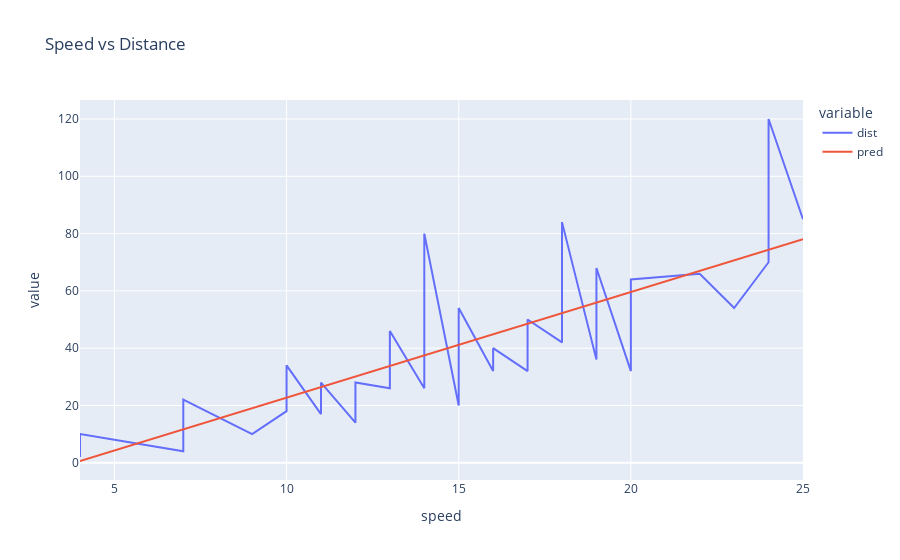

Source (notebook cell):
### Code cell
px.line(df, x='speed', 
        y=['dist','pred'], 
        title='Speed vs Distance',
        labels={'dist':'Distance', 'pred':'Predicted Distance'},)

### Figure 1 — Plotly figure (JSON) as saved in the notebook; plotly's stock layout.template omitted (floating-point values rounded to 4 significant figures)
{"data": [{"hovertemplate": "variable=dist<br>speed=%{x}<br>value=%{y}<extra></extra>", "legendgroup": "dist", "line": {"color": "#636efa", "dash": "solid"}, "marker": {"symbol": "circle"}, "mode": "lines", "name": "dist", "orientation": "v", "showlegend": true, "type": "scatter", "x": [4, 4, 7, 7, 8, 9, 10, 10, 10, 11, 11, 12, 12, 12, 12, 13, 13, 13, 13, 14, 14, 14, 14, 15, 15, 15, 16, 16, 17, 17, 17, 18, 18, 18, 18, 19, 19, 19, 20, 20, 20, 20, 20, 22, 23, 24, 24, 24, 24, 25], "xaxis": "x", "y": [2, 10, 4, 22, 16, 10, 18, 26, 34, 17, 28, 14, 20, 24, 28, 26, 34, 34, 46, 26, 36, 60, 80, 20, 26, 54, 32, 40, 32, 40, 50, 42, 56, 76, 84, 36, 46, 68, 32, 48, 52, 56, 64, 66, 54, 70, 92, 93, 120, 85], "yaxis": "y"}, {"hovertemplate": "variable=pred<br>speed=%{x}<br>value=%{y}<extra></extra>", "legendgroup": "pred", "line": {"color": "#EF553B", "dash": "solid"}, "marker": {"symbol": "circle"}, "mode": "lines", "name": "pred", "orientation": "v", "showlegend": true, "type": "scatter", "x": [4, 4, 7, 7, 8, 9, 10, 10, 10, 11, 11, 12, 12, 12, 12, 13, 13, 13, 13, 14, 14, 14, 14, 15, 15, 15, 16, 16, 17, 17, 17, 18, 18, 18, 18, 19, 19, 19, 20, 20, 20, 20, 20, 22, 23, 24, 24, 24, 24, 25], "xaxis": "x", "y": [0.6089, 0.6089, 11.67, 11.67, 15.35, 19.04, 22.72, 22.72, 22.72, 26.41, 26.41, 30.09, 30.09, 30.09, 30.09, 33.78, 33.78, 33.78, 33.78, 37.47, 37.47, 37.47, 37.47, 41.15, 41.15, 41.15, 44.84, 44.84, 48.52, 48.52, 48.52, 52.21, 52.21, 52.21, 52.21, 55.89, 55.89, 55.89, 59.58, 59.58, 59.58, 59.58, 59.58, 66.95, 70.64, 74.32, 74.32, 74.32, 74.32, 78.01], "yaxis": "y"}], "layout": {"legend": {"title": {"text": "variable"}, "tracegroupgap": 0}, "title": {"text": "Speed vs Distance"}, "xaxis": {"anchor": "y", "domain": [0, 1], "title": {"text": "speed"}}, "yaxis": {"anchor": "x", "domain": [0, 1], "title": {"text": "value"}}}}
